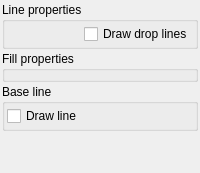
<?xml version="1.0" encoding="UTF-8"?>
<ui version="4.0">
 <class>tabLine</class>
 <widget class="QWidget" name="tabLine">
  <layout class="QVBoxLayout" name="outerLayout">
   <property name="spacing"><number>2</number></property>
   <property name="leftMargin"><number>2</number></property>
   <property name="topMargin"><number>2</number></property>
   <property name="rightMargin"><number>2</number></property>
   <property name="bottomMargin"><number>2</number></property>
   <item>
    <widget class="QGroupBox" name="fraLineProp">
     <property name="title"><string>Line properties</string></property>
     <layout class="QHBoxLayout" name="layoutLineProp">
      <property name="spacing"><number>2</number></property>
      <property name="leftMargin"><number>2</number></property>
      <property name="topMargin"><number>2</number></property>
      <property name="rightMargin"><number>2</number></property>
      <property name="bottomMargin"><number>2</number></property>
      <item><widget class="FillPatternSelector" name="cmbPattern"/></item>
      <item>
       <widget class="QCheckBox" name="chkDrawDropLines">
        <property name="text"><string>Draw drop lines</string></property>
       </widget>
      </item>
     </layout>
    </widget>
   </item>
   <item>
    <widget class="QGroupBox" name="fraFillProp">
     <property name="title"><string>Fill properties</string></property>
     <layout class="QGridLayout" name="layoutFillProp">
      <property name="spacing"><number>2</number></property>
      <property name="leftMargin"><number>2</number></property>
      <property name="topMargin"><number>2</number></property>
      <property name="rightMargin"><number>2</number></property>
      <property name="bottomMargin"><number>2</number></property>
      <item row="0" column="0"><widget class="StdSelector" name="cmbType"/></item>
      <item row="0" column="1"><widget class="StdSelector" name="cmbRule"/></item>
      <item row="1" column="0"><widget class="FillPatternSelector" name="cmbFillPattern"/></item>
      <item row="1" column="1"><widget class="ColorSelector" name="cmbFillColor"/></item>
      <item row="2" column="0"><widget class="SetSelectorCombo" name="cmbSet"/></item>
     </layout>
    </widget>
   </item>
   <item>
    <widget class="QGroupBox" name="fraBaseLine">
     <property name="title"><string>Base line</string></property>
     <layout class="QHBoxLayout" name="layoutBaseLine">
      <property name="spacing"><number>2</number></property>
      <property name="leftMargin"><number>2</number></property>
      <property name="topMargin"><number>2</number></property>
      <property name="rightMargin"><number>2</number></property>
      <property name="bottomMargin"><number>2</number></property>
      <item>
       <widget class="QCheckBox" name="chkDrawLine">
        <property name="text"><string>Draw line</string></property>
       </widget>
      </item>
      <item><widget class="StdSelector" name="cmbBaseType"/></item>
     </layout>
    </widget>
   </item>
   <item>
    <spacer name="vertSpacer">
     <property name="orientation"><enum>Qt::Vertical</enum></property>
     <property name="sizeHint" stdset="0"><size><width>20</width><height>40</height></size></property>
    </spacer>
   </item>
  </layout>
 </widget>
 <customwidgets>
  <customwidget>
   <class>FillPatternSelector</class>
   <extends>QWidget</extends>
   <header>fundamentals.h</header>
  </customwidget>
  <customwidget>
   <class>StdSelector</class>
   <extends>QWidget</extends>
   <header>fundamentals.h</header>
  </customwidget>
  <customwidget>
   <class>ColorSelector</class>
   <extends>QWidget</extends>
   <header>fundamentals.h</header>
  </customwidget>
  <customwidget>
   <class>SetSelectorCombo</class>
   <extends>QWidget</extends>
   <header>fundamentals.h</header>
  </customwidget>
 </customwidgets>
 <resources/>
 <connections/>
</ui>
